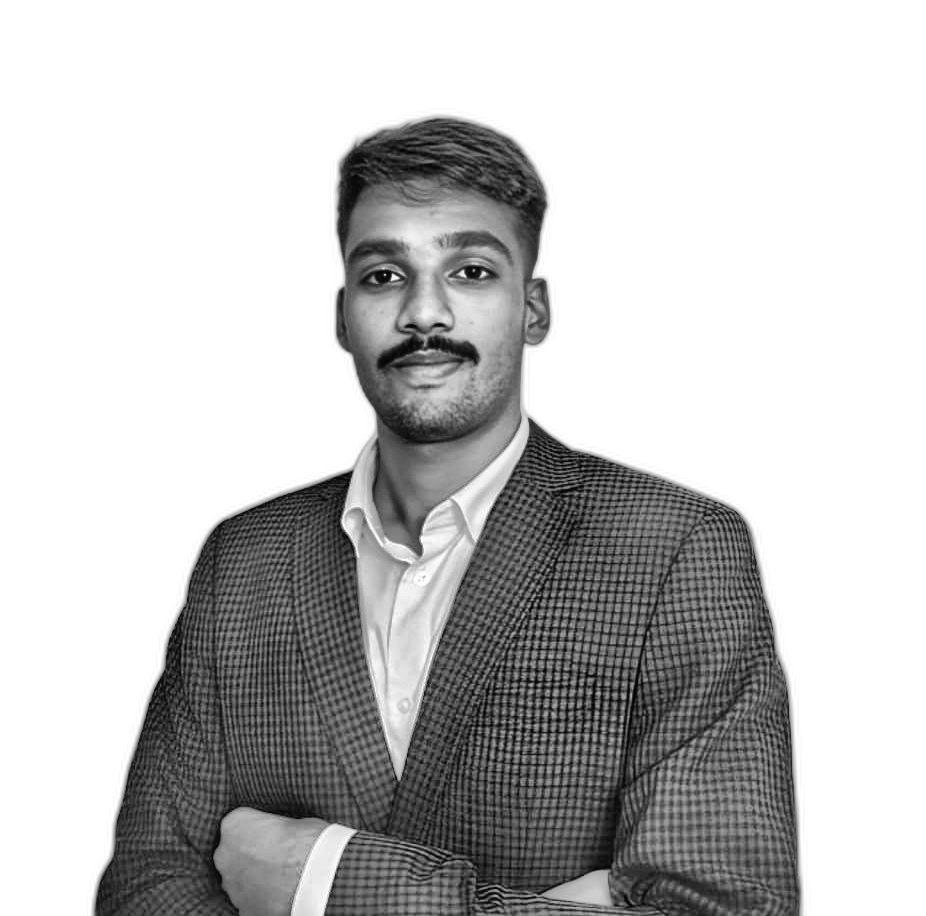
#> input picture scripts/prepped-photo.png, 926 x 916 px, found by its file name
$ python make_ascii_svg.py
#> lines starting #> are read from the running program, lines starting #| are printed output that depends on the picture
"""
make_ascii_svg.py
Downsample the prepped photo to a character grid, map brightness to a
density ramp, and emit a self-typing monochrome SVG (row-by-row wipe).

Usage:
    python scripts/make_ascii_svg.py
Reads:
    scripts/prepped-photo.png
Writes:
    avi-ascii.svg   (rename the constants below to your own file)
"""
from PIL import Image

INPUT_IMAGE = "scripts/prepped-photo.png"
OUTPUT_SVG = "avi-ascii.svg"

COLS = 100
ROWS = 53
CHAR_W = 7.2   # px per character cell, monospace-ish
CHAR_H = 12
FONT_SIZE = 12
FILL_COLOR = "#c9d1d9"   # light gray, monochrome only
BG_COLOR = "#0d1117"

RAMP = " .`:-=+*cs#%@"  # bright (sparse) -> dark (dense)


def brightness_to_char(v: int) -> str:
    # v is 0-255, invert so dark pixels -> dense chars
    idx = int((v / 255) * (len(RAMP) - 1))
    return RAMP[len(RAMP) - 1 - idx]


def build_grid(path: str):
#> called with path = 'scripts/prepped-photo.png'
    img = Image.open(path).convert("L").resize((COLS, ROWS))
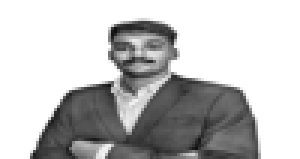
#> img: PIL image 100x53 L (shown 3 times larger); min 14, max 255, mean 192.2
    px = img.load()
    rows = []
    for y in range(ROWS):
        row_chars = []
        for x in range(COLS):
            row_chars.append(brightness_to_char(px[x, y]))
        rows.append("".join(row_chars))
#> after the loop, rows = 53 items
    return rows


def escape(c: str) -> str:
    return {"<": "&lt;", ">": "&gt;", "&": "&amp;"}.get(c, c)


def render_svg(rows):
    width = COLS * CHAR_W
    height = ROWS * CHAR_H
    parts = []
    parts.append(
        f'<svg viewBox="0 0 {width} {height}" xmlns="http://www.w3.org/2000/svg" '
        f'font-family="Consolas, Menlo, monospace" font-size="{FONT_SIZE}">'
    )
    parts.append(f'<rect width="{width}" height="{height}" fill="{BG_COLOR}"/>')

    stagger = 0.035  # seconds between row starts
    row_dur = 0.5    # seconds for a row's wipe to complete

    for i, row_text in enumerate(rows):
        y = (i + 1) * CHAR_H - 2
        start = i * stagger
        clip_id = f"clip{i}"
        text_escaped = "".join(escape(c) for c in row_text)

        # Clip rect that animates its width from 0 -> full row width
        parts.append(
            f'<clipPath id="{clip_id}">'
            f'<rect x="0" y="{y - CHAR_H + 2}" width="0" height="{CHAR_H}">'
            f'<animate attributeName="width" from="0" to="{width}" '
            f'begin="{start:.3f}s" dur="{row_dur}s" fill="freeze" '
            f'calcMode="linear"/>'
            f'</rect>'
            f'</clipPath>'
        )
        parts.append(
            f'<text x="0" y="{y}" fill="{FILL_COLOR}" clip-path="url(#{clip_id})" '
            f'xml:space="preserve">{text_escaped}</text>'
        )

    parts.append("</svg>")
    return "\n".join(parts)


if __name__ == "__main__":
    grid = build_grid(INPUT_IMAGE)
#> grid = 53 items
    svg = render_svg(grid)
#> the loop in render_svg, `for i, row_text in enumerate(rows):` made 53 passes
#> (y, start, clip_id) on passes 1 to 12: (10, 0, 'clip0'), (22, 0.035, 'clip1'), (34, 0.07, 'clip2'), (46, 0.105, 'clip3'), (58, 0.14, 'clip4'), (70, 0.175, 'clip5'), (82, 0.21, 'clip6'), (94, 0.245, 'clip7'), (106, 0.28, 'clip8'), (118, 0.315, 'clip9'), (130, 0.35, 'clip10'), (142, 0.385, 'clip11')
#> after the loop in render_svg, `for i, row_text in enumerate(rows):`: parts = 108 items
    with open(OUTPUT_SVG, "w") as f:
        f.write(svg)
    print(f"Wrote {OUTPUT_SVG}")
